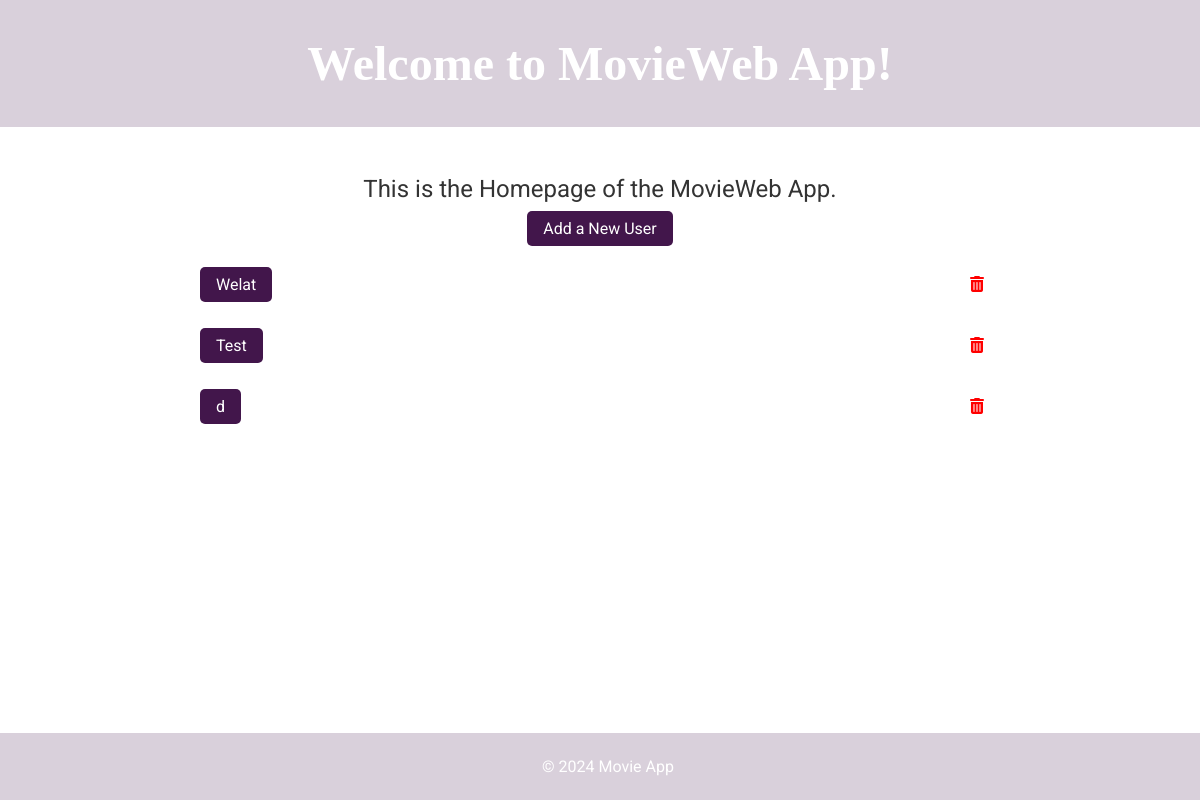
Before: / with the older database file.
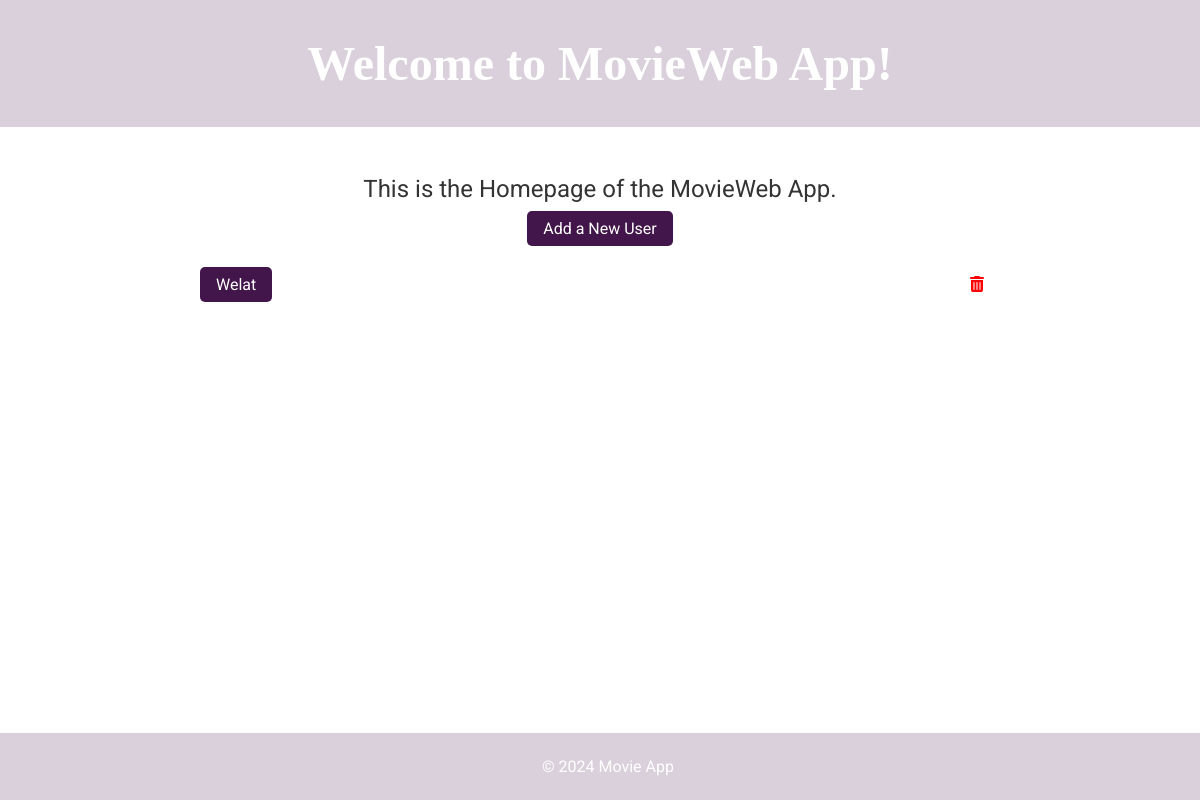
After: the same page with the newer database file.
### datamanager/sqlite_data_manager.py (models this page shows)
class User(db.Model):
    __tablename__ = "users"
    id = db.Column(db.String, primary_key=True)
    name = db.Column(db.String)

### app.py (the view)
@app.route("/")
def home():
    users = User.query.all()
    return render_template("home.html", users=users)

### templates/home.html (shortened to what this page needs)
<!DOCTYPE html>
<html lang="en">
  <head>
    <link rel="stylesheet" href="/static/style.css" />
    <link
      rel="stylesheet"
      href="https://cdnjs.cloudflare.com/ajax/libs/font-awesome/6.0.0-beta3/css/all.min.css"
    />
  </head>
  <body>
    <header>
      <h1>Welcome to MovieWeb App!</h1>
    </header>
    <main>
      <section>
        <p class="intro-text">This is the Homepage of the MovieWeb App.</p>
        <a href="/add_user" class="button">Add a New User</a>
      </section>
      <aside>
        <ul>
          {% for user in users %}
          <li>
            <a
              class="button"
              href="{{ url_for('get_user_movies', user_id=user.id) }}"
              >{{ user.name }}</a
            >
            <form
              action="{{ url_for('delete_user', user_id=user.id) }}"
              method="post"
              class="inline-form"
            >
              <button type="submit" class="icon-button">
                <i class="fas fa-trash-alt"></i>
              </button>
            </form>
          </li>
          {% else %}
          <li>No users found.</li>
          {% endfor %}
        </ul>
      </aside>
    </main>
    <footer>
      <p>&copy; 2024 Movie App</p>
    </footer>
  </body>
</html>

### static/style.css (style rules this page uses)
body { font-family: 'Roboto', sans-serif; color: #333; margin: 0; padding: 0; background: url('https://cdn.prod.website-files.com/6171f1dd89124f43db13392f/622d696097073a255ea91f10_ma-cover.jpg') center center / cover fixed; }
header { background-color: rgba(66, 22, 75, 0.2); color: white; font-family: 'Brush Script MT', cursive; padding: 0.25rem; text-align: center; }
header h1 { font-size: 3rem; font-weight: 700; }
main { padding: 2rem; max-width: 800px; margin: 0 auto; background-color: rgba(255, 255, 255, 0.7); border-radius: 8px; z-index: 1; text-align: center; }
.intro-text { font-size: 1.5rem; margin: 1rem 0; }
ul { list-style: none; padding: 0; }
li { display: flex; justify-content: space-between; align-items: center; padding: 5px 0; }
.inline-form { display: inline; }
button, .button { background-color: #42164b; color: white; border: none; padding: 0.5rem 1rem; text-decoration: none; font-size: 1rem; margin: 0.5rem 0; cursor: pointer; border-radius: 5px; }
.icon-button { background: none; border: none; cursor: pointer; }
.icon-button i { color: red; }
footer { background-color: rgba(66, 22, 75, 0.2); color: white; text-align: center; padding: 0.5rem; position: fixed; width: 100%; bottom: 0; }

Changed rows visible on the page:
removed User: name "Test"
removed User: name "d"
